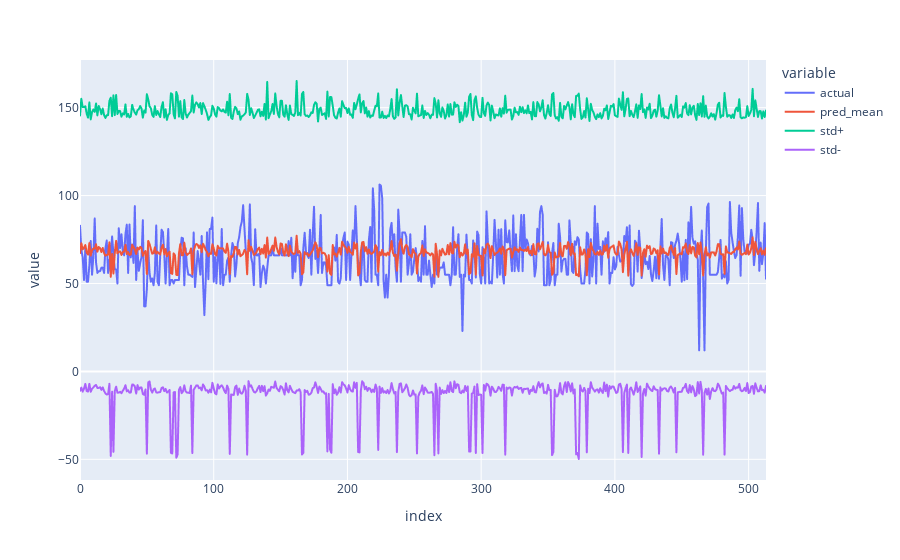

Here is the notebook cell this chart was saved with:
### Code cell
fig = px.line(pred_df, x=pred_df.index, y=['actual', 'pred_mean', 'std+', 'std-'])
fig.show()

### Figure 1 — Plotly figure (JSON) as saved in the notebook; plotly's stock layout.template omitted (floating-point values rounded to 4 significant figures; data arrays with more than 128 entries replaced by an {"elided": "..."} marker saying what was removed)
{"data": [{"hovertemplate": "variable=actual<br>index=%{x}<br>value=%{y}<extra></extra>", "legendgroup": "actual", "line": {"color": "#636efa", "dash": "solid"}, "marker": {"symbol": "circle"}, "mode": "lines", "name": "actual", "showlegend": true, "type": "scattergl", "x": {"elided": "514 int values"}, "xaxis": "x", "y": {"elided": "514 float values"}, "yaxis": "y"}, {"hovertemplate": "variable=pred_mean<br>index=%{x}<br>value=%{y}<extra></extra>", "legendgroup": "pred_mean", "line": {"color": "#EF553B", "dash": "solid"}, "marker": {"symbol": "circle"}, "mode": "lines", "name": "pred_mean", "showlegend": true, "type": "scattergl", "x": {"elided": "514 int values"}, "xaxis": "x", "y": {"elided": "514 float values"}, "yaxis": "y"}, {"hovertemplate": "variable=std+<br>index=%{x}<br>value=%{y}<extra></extra>", "legendgroup": "std+", "line": {"color": "#00cc96", "dash": "solid"}, "marker": {"symbol": "circle"}, "mode": "lines", "name": "std+", "showlegend": true, "type": "scattergl", "x": {"elided": "514 int values"}, "xaxis": "x", "y": {"elided": "514 float values"}, "yaxis": "y"}, {"hovertemplate": "variable=std-<br>index=%{x}<br>value=%{y}<extra></extra>", "legendgroup": "std-", "line": {"color": "#ab63fa", "dash": "solid"}, "marker": {"symbol": "circle"}, "mode": "lines", "name": "std-", "showlegend": true, "type": "scattergl", "x": {"elided": "514 int values"}, "xaxis": "x", "y": {"elided": "514 float values"}, "yaxis": "y"}], "layout": {"legend": {"title": {"text": "variable"}, "tracegroupgap": 0}, "margin": {"t": 60}, "xaxis": {"anchor": "y", "domain": [0, 1], "title": {"text": "index"}}, "yaxis": {"anchor": "x", "domain": [0, 1], "title": {"text": "value"}}}}
